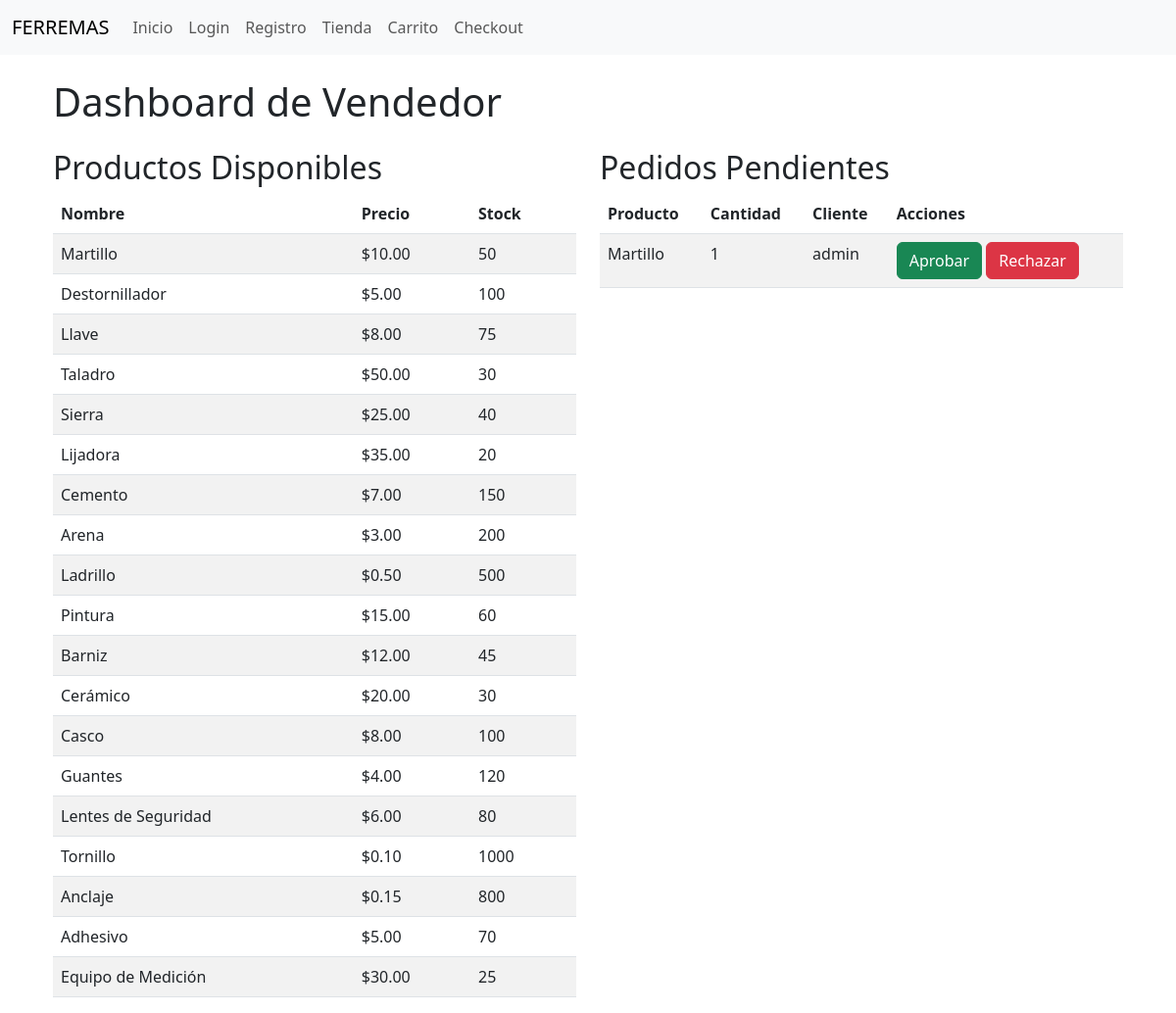
The app's page /admin_dashboard/vendedor/ (signed in), older data.
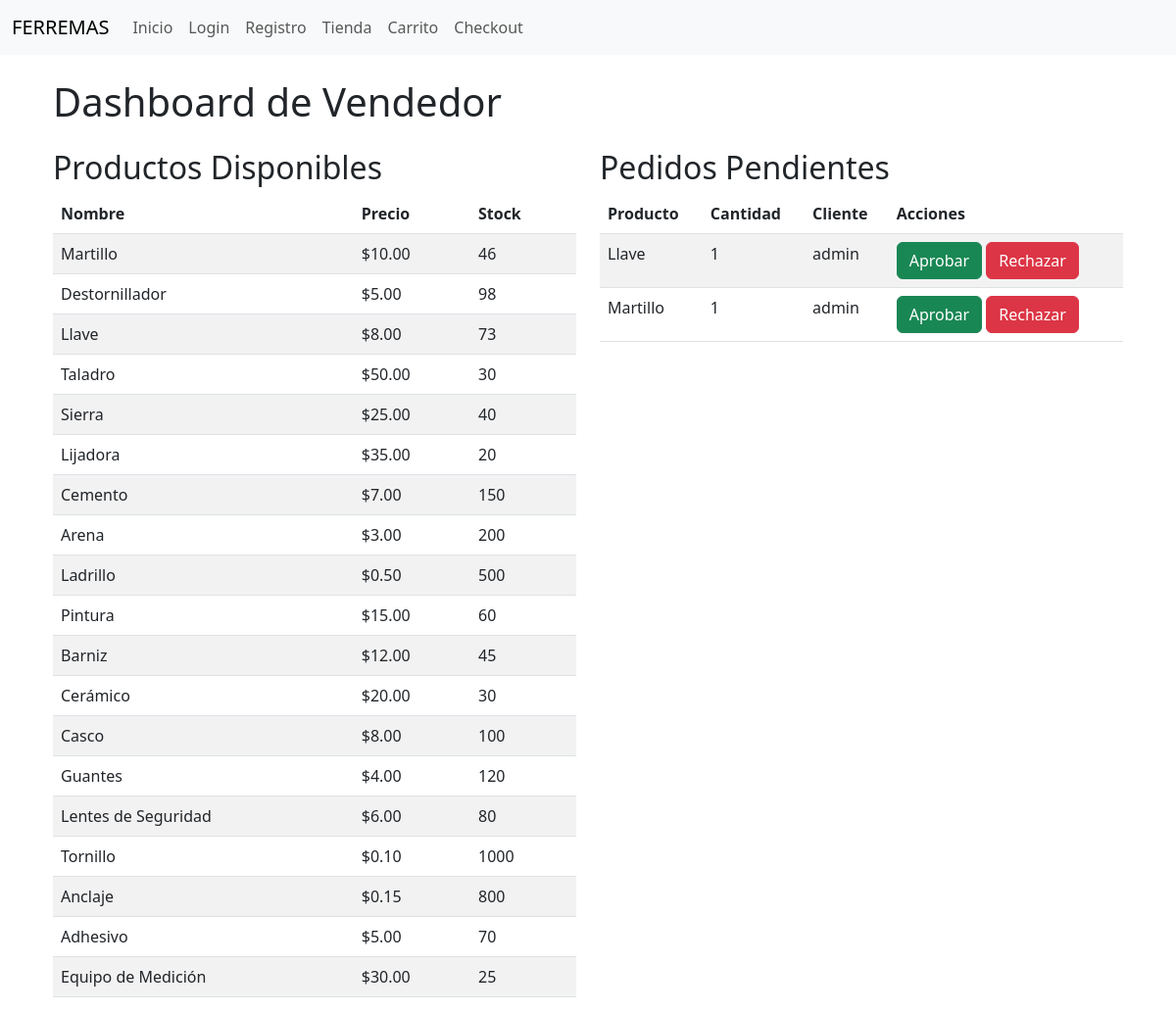
The same page, newer data.
### usuarios/models.py (models this page shows, shortened)
class Product(models.Model):
    product_id = models.CharField(max_length=100, unique=True)
    brand = models.CharField(max_length=50, default='Desconocida')
    name = models.CharField(max_length=200)
    price = models.DecimalField(max_digits=10, decimal_places=2)
    stock = models.IntegerField()
    category = models.CharField(max_length=50, default='Otros')
    def __str__(self):
        return self.name

class Order(models.Model):
    product = models.ForeignKey(Product, on_delete=models.CASCADE)
    quantity = models.IntegerField(default=1)  # Asegúrate de que quantity tiene un valor predeterminado
    status = models.CharField(max_length=20, choices=[('Pending', 'Pending'), ('Approved', 'Approved'), ('Rejected', 'Rejected'), ('Accepted', 'Accepted')], default='Pending')
    client_name = models.CharField(max_length=100)
    client_address = models.CharField(max_length=200, blank=True, null=True)
    client_email = models.EmailField(blank=True, null=True)
    def __str__(self):
        return f"Order {self.id} - {self.client_name}"

### admin_dashboard/views.py (the view)
# urls.py: path('vendedor/', views.vendedor_dashboard, name='vendedor_dashboard'),
@login_required
def vendedor_dashboard(request):
    products = Product.objects.all()
    orders = Order.objects.filter(status='Pending')
    print("Products: ", products)  # Debug print
    print("Orders: ", orders)  # Debug print
    return render(request, 'admin_dashboard/vendedor_dashboard.html', {'products': products, 'orders': orders})

### admin_dashboard/templates/admin_dashboard/vendedor_dashboard.html (shortened to what this page needs)
{% extends "inicioGeneralBase.html" %}
{% block content %}
<div class="container">
    <h1 class="my-4">Dashboard de Vendedor</h1>
    <div class="row">
        <div class="col-md-6">
            <h2>Productos Disponibles</h2>
            <table class="table table-striped">
                <thead>
                    <tr>
                        <th>Nombre</th>
                        <th>Precio</th>
                        <th>Stock</th>
                    </tr>
                </thead>
                <tbody>
                    {% for product in products %}
                    <tr>
                        <td>{{ product.name }}</td>
                        <td>${{ product.price }}</td>
                        <td>{{ product.stock }}</td>
                    </tr>
                    {% empty %}
                    <tr>
                        <td colspan="3">No hay productos disponibles.</td>
                    </tr>
                    {% endfor %}
                </tbody>
            </table>
        </div>
        <div class="col-md-6">
            <h2>Pedidos Pendientes</h2>
            <table class="table table-striped">
                <thead>
                    <tr>
                        <th>Producto</th>
                        <th>Cantidad</th>
                        <th>Cliente</th>
                        <th>Acciones</th>
                    </tr>
                </thead>
                <tbody>
                    {% for order in orders %}
                    <tr>
                        <td>{{ order.product.name }}</td>
                        <td>{{ order.quantity }}</td>
                        <td>{{ order.client_name }}</td>
                        <td>
                            <a href="{% url 'approve_order' order.id %}" class="btn btn-success">Aprobar</a>
                            <a href="{% url 'reject_order' order.id %}" class="btn btn-danger">Rechazar</a>
                        </td>
                    </tr>
                    {% empty %}
                    <tr>
                        <td colspan="4">No hay pedidos pendientes.</td>
                    </tr>
                    {% endfor %}
                </tbody>
            </table>
        </div>
    </div>
</div>
{% endblock %}

Row changes from the older to the newer data that the page shows:
changed Product "Martillo": stock "50" → "46"
changed Product "Destornillador": stock "100" → "98"
changed Product "Llave": stock "75" → "73"
added Order: product.name "Llave", quantity "1", client_name "admin"
